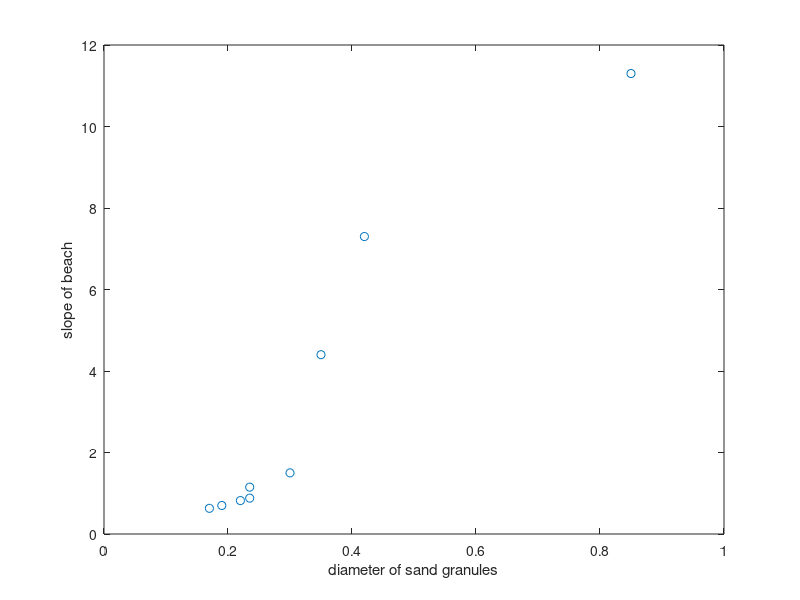

Here is the MATLAB script that generated this plot: (Note: this script raises an error after producing the figure.)
% Linear Regression in Octave
% @author: Aditya

x = load('gvim_data.dat');
y = x(:,2);
x(:,2) = [];
plot(x,y,'o');
xlabel('diameter of sand granules');
ylabel('slope of beach');
theta = [0;0];
m = length(y);              % number of training samples
J_h = zeros(1500,1);
alpha = 0.07;               % learning rate
x = [ones(m,1),x];
for i=1:1500,
    J_h(i) = EvaluateCost(x,y,theta);
    predictions = x*theta;
    k = predictions - y;
    theta(1) = theta(1) - alpha * (1/m) * sum(k.*x(:,1));
    theta(2) = theta(2) - alpha * (1/m) * sum(k.*x(:,2));
 end;
 disp(theta);
 hold on;
plot(x(:,2),x*theta,'-');
legend('Training data', 'Linear Regression');
% visualisation of cost function
% since we have only 2 paarameters (theta is 2 dimensional)
% we can plot J(theta)
figure;
J_val = zeros(100,100);
theta0_val = linspace(-3,3,100);
theta1_val = linspace(0,20,100);
for i=1:length(theta0_val),
  for j=1:length(theta1_val),
    th = [theta0_val(i);theta1_val(j)];
    J_val(i,j) = EvaluateCost(x,y,th);
  end;
end;
J_val = J_val';
surf(theta0_val,theta1_val,J_val);
xlabel('\theta_0');
ylabel('\theta_1');
zlabel('J(\theta)');